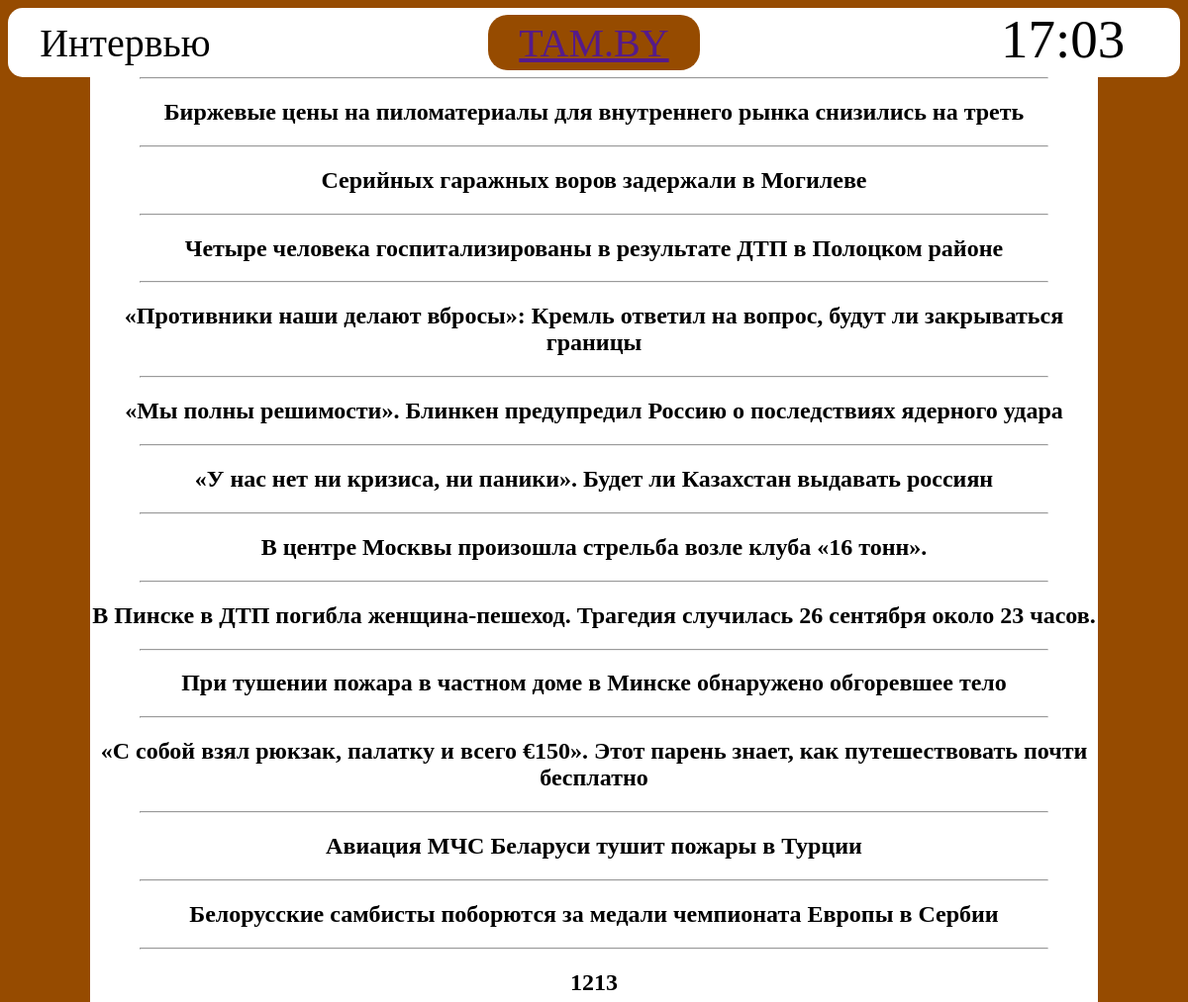
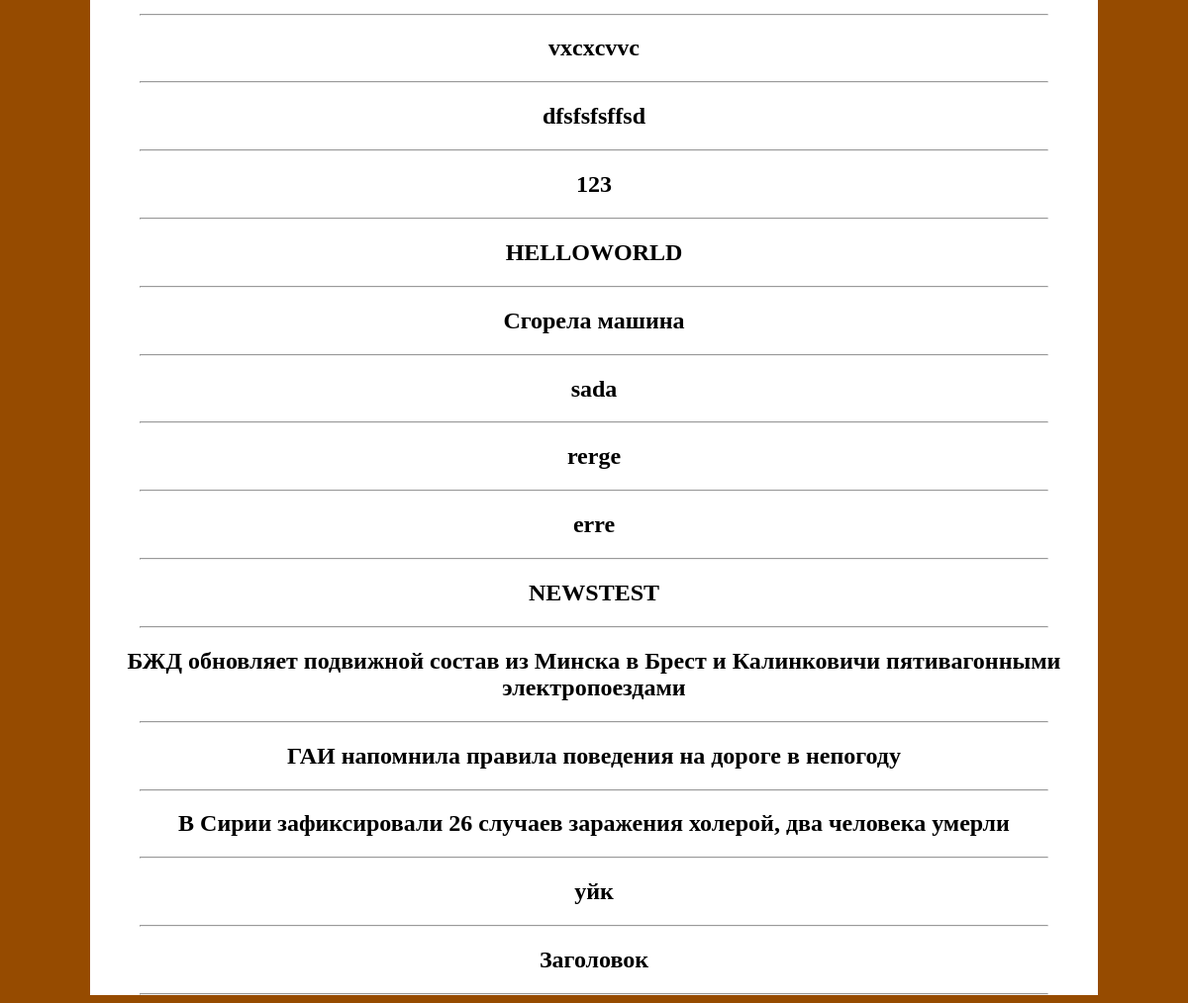
Page /interview/ on the committed database (2 pictures, top to bottom).
### books/models.py (models this page shows, shortened)
class News(models.Model):
    title = models.CharField(max_length=150)
    most_important = models.TextField(max_length=255)
    content = models.TextField(blank=False)
    time_create = models.DateTimeField(auto_now_add=True)
    time_update = models.DateTimeField(auto_now=True)
    is_published = models.BooleanField(default=True)
    photo = models.ImageField(upload_to='photos/%Y/%m/%d')
    cat = models.ForeignKey('Category', on_delete=models.PROTECT, null=True)
    slug = models.SlugField(null=True, unique=True, max_length=70)
    class Meta:
        ordering = ['-time_create', 'title']

### books/views.py (the view)
# urls.py: path('interview/', views.interview),
def interview(requests):
    Newss = News.objects.all()
    time = datetime.now()
    return render(requests, 'books/interview.html', {'news': Newss, 'time_now': time})

### books/Templates/books/interview.html (shortened to what this page needs)
<!DOCTYPE html>
<html lang="en">
<head>
    <link rel="stylesheet" type="text/css" href="/static/books/css/interview.css">
</head>
<body bgcolor="#964b00">
<div class="info">
    <div class="leftinfo">
        Интервью
    </div>
    <div class="center">
        <div class="logo">
            <a href="">TAM.BY</a>
        </div>
    </div>
    <div class="time">
        {{time_now|date:'H:i'}}
    </div>
</div>
<div class='all news' style="width:86%; height: 100%; margin-left: auto;
    margin-right: auto; background-color:white; text-align: center">
    <hr>
    {% for p in news %}
    <h2>{{p.title}}</h2>
    <hr>
    {% endfor %}
</div>
</body>
</html>

### books/static/books/css/interview.css (style rules this page uses)
.info { width:auto; height:70px; background-color : white; border-radius: 15px; }
.leftinfo { width:20%; height:100%; float:left; text-align:center; font-size:40px; font-family: inherit; display:grid; place-items: center; font-family: cursive; }
.center { float:left; width:60%; height:100%; display:grid; place-items: center; }
.logo { background-color:#964b00; width:30%; text-align:center; height:80%; margin:auto; border-radius:20px; display:grid; place-items: center; font-size:40px; color:white; font-family: cursive; }
.time { width:20%; float:right; text-align:center; font-size:55px; font-family: inherit; font-family: cursive; }
hr { width:90%; margin:auto; }

### rows in the picture
News: title "Биржевые цены на пиломатериалы для внутреннего рынка снизились на треть"
News: title "Серийных гаражных воров задержали в Могилеве"
News: title "Четыре человека госпитализированы в результате ДТП в Полоцком районе"
News: title "«Противники наши делают вбросы»: Кремль ответил на вопрос, будут ли закрываться границы"
News: title "«Мы полны решимости». Блинкен предупредил Россию о последствиях ядерного удара"
News: title "«У нас нет ни кризиса, ни паники». Будет ли Казахстан выдавать россиян"
News: title "В центре Москвы произошла стрельба возле клуба «16 тонн»."
News: title "В Пинске в ДТП погибла женщина-пешеход. Трагедия случилась 26 сентября около 23 часов."
News: title "При тушении пожара в частном доме в Минске обнаружено обгоревшее тело"
News: title "«С собой взял рюкзак, палатку и всего €150». Этот парень знает, как путешествовать почти бесплатно"
News: title "Авиация МЧС Беларуси тушит пожары в Турции"
News: title "Белорусские самбисты поборются за медали чемпионата Европы в Сербии"
News: title "1213"
News: title "vxcxcvvc"
News: title "dfsfsfsffsd"
News: title "123"
News: title "HELLOWORLD"
News: title "Сгорела машина"
News: title "sada"
News: title "rerge"
News: title "erre"
News: title "NEWSTEST"
News: title "БЖД обновляет подвижной состав из Минска в Брест и Калинковичи пятивагонными электропоездами"
News: title "ГАИ напомнила правила поведения на дороге в непогоду"
News: title "В Сирии зафиксировали 26 случаев заражения холерой, два человека умерли"
News: title "уйк"
News: title "Заголовок"
